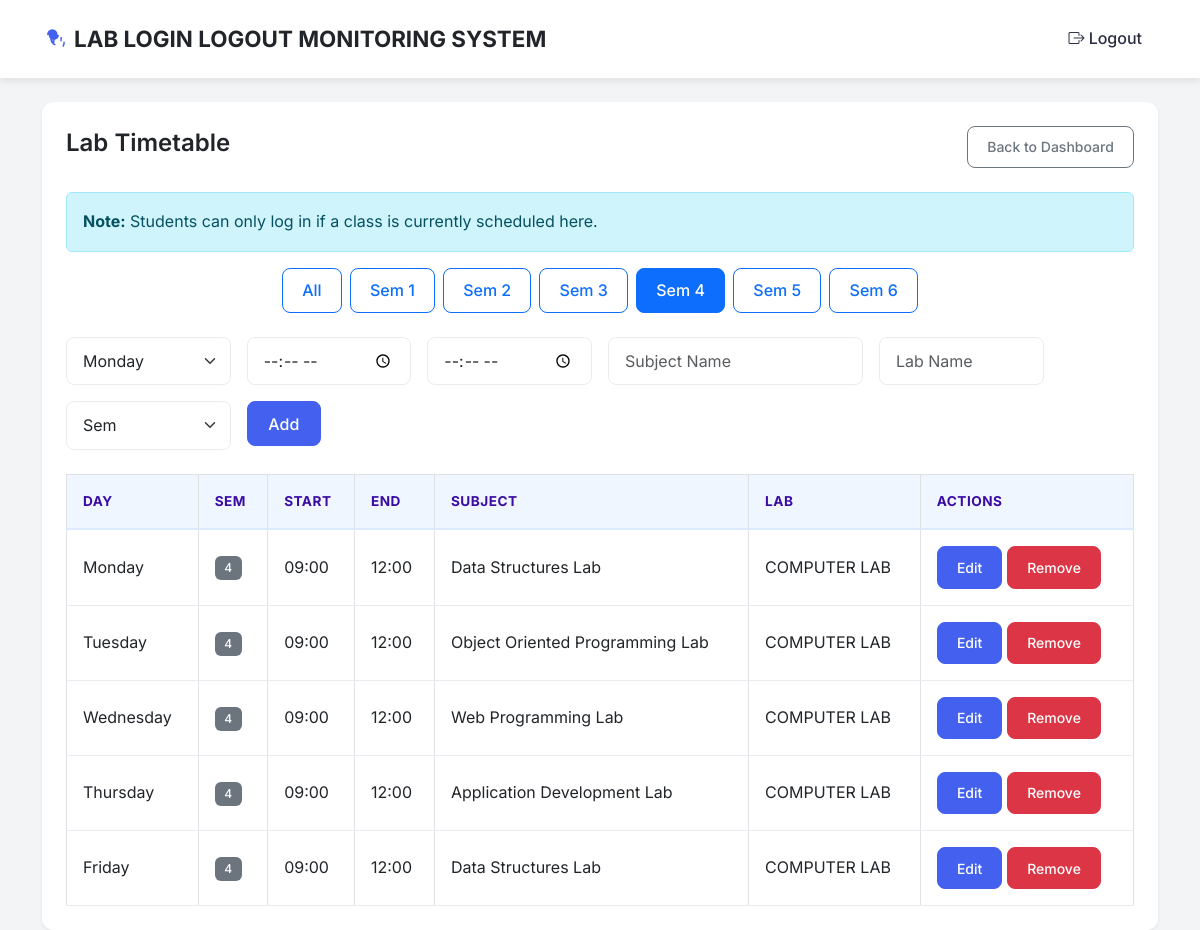
The app's page /timetable?semester=4 (signed in) with its own data.
### database.py (models this page shows)
class Timetable(db.Model):
    id = db.Column(db.Integer, primary_key=True)
    day = db.Column(db.String(10), nullable=False) # Monday, Tuesday...
    start_time = db.Column(db.String(10), nullable=False) # HH:MM
    end_time = db.Column(db.String(10), nullable=False)   # HH:MM
    subject = db.Column(db.String(100), nullable=False)
    lab_name = db.Column(db.String(100), nullable=False)
    semester = db.Column(db.String(10), nullable=False, default="1")

### app.py (the view, shortened to what this page needs)
@app.route('/timetable', methods=['GET', 'POST'])
@login_required
def timetable():
    semester_filter = request.args.get('semester')
    if semester_filter:
        entries = Timetable.query.filter_by(semester=semester_filter).all()
    else:
        entries = Timetable.query.all()
    return render_template('timetable.html', entries=entries, current_semester=semester_filter)

### app.py (called while the page is built)
@login_manager.user_loader
def load_user(user_id):
    return Admin.query.get(int(user_id))

@app.context_processor
def inject_device_status():
    is_connected = (time.time() - last_heartbeat_time) < 5
    return dict(is_device_connected=is_connected, manual_class=manual_class_status)

@app.context_processor
def inject_manual_status():
    return dict(manual_session=manual_session)

### templates/timetable.html (shortened to what this page needs)
{% extends 'base.html' %}
{% block content %}
<div class="row">
    <div class="col-md-12">
        <div class="card p-4">
            <div class="d-flex justify-content-between align-items-center mb-4">
                <h4 class="card-title">Lab Timetable</h4>
                <a href="{{ url_for('admin_dashboard') }}" class="btn btn-outline-secondary btn-sm">
                    Back to Dashboard
                </a>
            </div>
            <div class="alert alert-info">
                <strong>Note:</strong> Students can only log in if a class is currently scheduled here.
            </div>
            <div class="mb-4 d-flex justify-content-center gap-2">
                <a href="{{ url_for('timetable') }}"
                    class="btn btn-outline-primary {% if not current_semester %}active{% endif %}">All</a>
                <a href="{{ url_for('timetable', semester='1') }}"
                    class="btn btn-outline-primary {% if current_semester == '1' %}active{% endif %}">Sem 1</a>
                <a href="{{ url_for('timetable', semester='2') }}"
                    class="btn btn-outline-primary {% if current_semester == '2' %}active{% endif %}">Sem 2</a>
                <a href="{{ url_for('timetable', semester='3') }}"
                    class="btn btn-outline-primary {% if current_semester == '3' %}active{% endif %}">Sem 3</a>
                <a href="{{ url_for('timetable', semester='4') }}"
                    class="btn btn-outline-primary {% if current_semester == '4' %}active{% endif %}">Sem 4</a>
                <a href="{{ url_for('timetable', semester='5') }}"
                    class="btn btn-outline-primary {% if current_semester == '5' %}active{% endif %}">Sem 5</a>
                <a href="{{ url_for('timetable', semester='6') }}"
                    class="btn btn-outline-primary {% if current_semester == '6' %}active{% endif %}">Sem 6</a>
            </div>
            <form method="POST" class="row g-3 mb-4">
                <div class="col-md-2">
                    <select class="form-select" name="day">
                        <option>Monday</option>
                    </select>
                </div>
                <div class="col-md-2">
                    <input type="time" class="form-control" name="start_time" required>
                </div>
                <div class="col-md-2">
                    <input type="time" class="form-control" name="end_time" required>
                </div>
                <div class="col-md-3">
                    <input type="text" class="form-control" name="subject" placeholder="Subject Name" required>
                </div>
                <div class="col-md-2">
                    <input type="text" class="form-control" name="lab_name" placeholder="Lab Name" required>
                </div>
                <div class="col-md-2">
                    <select class="form-select" name="semester" required>
                        <option value="" selected disabled>Sem</option>
                    </select>
                </div>
                <div class="col-md-1">
                    <button type="submit" class="btn btn-primary w-100">Add</button>
                </div>
            </form>
            <div class="table-responsive">
                <table class="table table-bordered">
                    <thead class="table-light">
                        <tr>
                            <th>Day</th>
                            <th>Sem</th>
                            <th>Start</th>
                            <th>End</th>
                            <th>Subject</th>
                            <th>Lab</th>
                            <th>Actions</th>
                        </tr>
                    </thead>
                    <tbody>
                        {% for entry in entries %}
                        <tr>
                            <td>{{ entry.day }}</td>
                            <td><span class="badge bg-secondary">{{ entry.semester }}</span></td>
                            <td>{{ entry.start_time }}</td>
                            <td>{{ entry.end_time }}</td>
                            <td>{{ entry.subject }}</td>
                            <td>{{ entry.lab_name }}</td>
                            <td>
                                <a href="{{ url_for('edit_timetable', id=entry.id) }}"
                                    class="btn btn-sm btn-primary">Edit</a>
                                <form action="{{ url_for('delete_timetable', id=entry.id) }}" method="POST"
                                    class="d-inline" onsubmit="return confirm('Are you sure?')">
                                    <button type="submit" class="btn btn-sm btn-danger">Remove</button>
                                </form>
                            </td>
                        </tr>
                        {% endfor %}
                    </tbody>
                </table>
            </div>
        </div>
    </div>
</div>
{% endblock %}

### static/css/style.css (style rules this page uses)
:root { --primary: #4361ee; --primary-dark: #3a0ca3; --secondary: #4cc9f0; --success: #2ec4b6; --warning: #ffbe0b; --danger: #e63946; --dark: #2b2d42; --light: #f8f9fa; --surface: #ffffff; --border: #e9ecef; --text-main: #2b2d42; --text-muted: #8d99ae; --shadow-sm: 0 2px 4px rgba(0, 0, 0, 0.05); --shadow-md: 0 4px 6px rgba(0, 0, 0, 0.07); --shadow-lg: 0 10px 15px rgba(0, 0, 0, 0.1); --radius: 12px; }
body { font-family: 'Inter', system-ui, -apple-system, sans-serif; color: var(--text-main); background-color: #f3f4f6; line-height: 1.6; }
h1, h2, h3, h4, h5, h6 { font-weight: 700; color: var(--dark); margin-bottom: 1rem; }
.card { background: var(--surface); border: none; border-radius: var(--radius); box-shadow: var(--shadow-sm); transition: transform 0.2s ease, box-shadow 0.2s ease; overflow: hidden; }
.card-title { font-weight: 600; margin-bottom: 0.5rem; }
.btn { padding: 0.6rem 1.2rem; font-weight: 500; border-radius: 8px; transition: all 0.2s; }
.btn-primary { background-color: var(--primary); border-color: var(--primary); }
.table { margin-bottom: 0; }
.table thead th { background-color: #eff6ff; border-bottom: 2px solid #dbeafe; color: var(--primary-dark); font-size: 0.85rem; text-transform: uppercase; letter-spacing: 0.5px; font-weight: 700; padding: 1rem; }
.table tbody td { padding: 1rem; vertical-align: middle; border-bottom: 1px solid var(--border); }
.form-control, .form-select { border-radius: 8px; border: 1px solid var(--border); padding: 0.7rem 1rem; box-shadow: none; transition: border-color 0.2s; }
.badge { padding: 0.5em 0.8em; font-weight: 500; border-radius: 6px; }

### templates/base.html (style rules this page uses)
body { animation: fadeIn 0.6s ease-out; }

### records on screen
Timetable: day "Monday", semester "4", start_time "09:00", end_time "12:00", subject "Data Structures Lab", lab_name "COMPUTER LAB"
Timetable: day "Tuesday", semester "4", start_time "09:00", end_time "12:00", subject "Object Oriented Programming Lab", lab_name "COMPUTER LAB"
Timetable: day "Wednesday", semester "4", start_time "09:00", end_time "12:00", subject "Web Programming Lab", lab_name "COMPUTER LAB"
Timetable: day "Thursday", semester "4", start_time "09:00", end_time "12:00", subject "Application Development Lab", lab_name "COMPUTER LAB"
Timetable: day "Friday", semester "4", start_time "09:00", end_time "12:00", subject "Data Structures Lab", lab_name "COMPUTER LAB"
